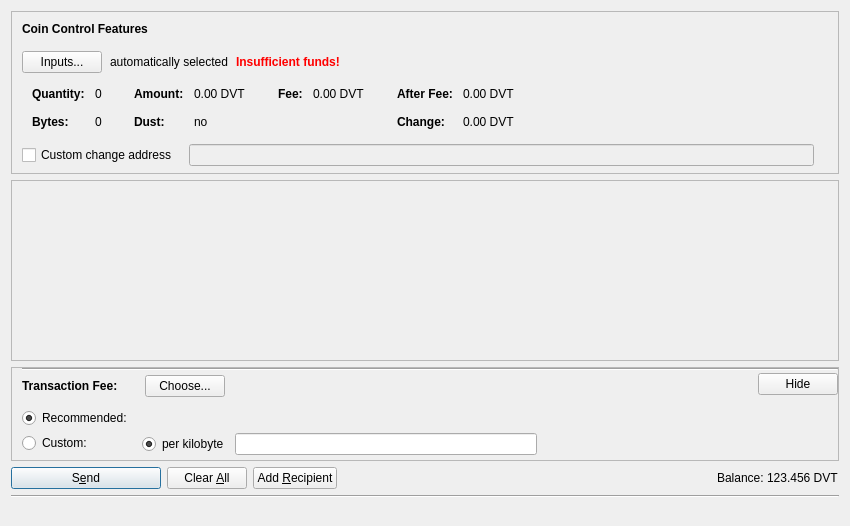
<?xml version="1.0" encoding="UTF-8"?>
<ui version="4.0">
 <class>SendCoinsDialog</class>
 <widget class="QDialog" name="SendCoinsDialog">
  <property name="geometry">
   <rect>
    <x>0</x>
    <y>0</y>
    <width>850</width>
    <height>526</height>
   </rect>
  </property>
  <property name="windowTitle">
   <string>Send Coins</string>
  </property>
  <layout class="QVBoxLayout" name="verticalLayout" stretch="0,1,0,0">
   <property name="bottomMargin">
    <number>8</number>
   </property>
   <item>
    <widget class="QFrame" name="frameCoinControl">
     <property name="sizePolicy">
      <sizepolicy hsizetype="Expanding" vsizetype="Expanding">
       <horstretch>0</horstretch>
       <verstretch>0</verstretch>
      </sizepolicy>
     </property>
     <property name="maximumSize">
      <size>
       <width>16777215</width>
       <height>16777215</height>
      </size>
     </property>
     <property name="frameShape">
      <enum>QFrame::StyledPanel</enum>
     </property>
     <property name="frameShadow">
      <enum>QFrame::Sunken</enum>
     </property>
     <layout class="QVBoxLayout" name="verticalLayoutCoinControl2">
      <property name="spacing">
       <number>0</number>
      </property>
      <property name="leftMargin">
       <number>0</number>
      </property>
      <property name="topMargin">
       <number>0</number>
      </property>
      <property name="rightMargin">
       <number>0</number>
      </property>
      <property name="bottomMargin">
       <number>6</number>
      </property>
      <item>
       <layout class="QVBoxLayout" name="verticalLayoutCoinControl" stretch="0,0,0,0,1">
        <property name="spacing">
         <number>0</number>
        </property>
        <property name="leftMargin">
         <number>10</number>
        </property>
        <property name="topMargin">
         <number>10</number>
        </property>
        <item>
         <layout class="QHBoxLayout" name="horizontalLayoutCoinControl1">
          <property name="bottomMargin">
           <number>15</number>
          </property>
          <item>
           <widget class="QLabel" name="labelCoinControlFeatures">
            <property name="sizePolicy">
             <sizepolicy hsizetype="Preferred" vsizetype="Maximum">
              <horstretch>0</horstretch>
              <verstretch>0</verstretch>
             </sizepolicy>
            </property>
            <property name="font">
             <font>
              <weight>75</weight>
              <bold>true</bold>
             </font>
            </property>
            <property name="styleSheet">
             <string notr="true">font-weight:bold;</string>
            </property>
            <property name="text">
             <string>Coin Control Features</string>
            </property>
           </widget>
          </item>
         </layout>
        </item>
        <item>
         <layout class="QHBoxLayout" name="horizontalLayoutCoinControl2" stretch="0,0,0,0">
          <property name="spacing">
           <number>8</number>
          </property>
          <property name="bottomMargin">
           <number>10</number>
          </property>
          <item>
           <widget class="QPushButton" name="pushButtonCoinControl">
            <property name="styleSheet">
             <string notr="true"/>
            </property>
            <property name="text">
             <string>Inputs...</string>
            </property>
            <property name="autoDefault">
             <bool>false</bool>
            </property>
           </widget>
          </item>
          <item>
           <widget class="QLabel" name="labelCoinControlAutomaticallySelected">
            <property name="text">
             <string>automatically selected</string>
            </property>
            <property name="margin">
             <number>5</number>
            </property>
           </widget>
          </item>
          <item>
           <widget class="QLabel" name="labelCoinControlInsuffFunds">
            <property name="font">
             <font>
              <weight>75</weight>
              <bold>true</bold>
             </font>
            </property>
            <property name="styleSheet">
             <string notr="true">color:red;font-weight:bold;</string>
            </property>
            <property name="text">
             <string>Insufficient funds!</string>
            </property>
            <property name="margin">
             <number>5</number>
            </property>
           </widget>
          </item>
          <item>
           <spacer name="horizontalSpacerCoinControl">
            <property name="orientation">
             <enum>Qt::Horizontal</enum>
            </property>
            <property name="sizeHint" stdset="0">
             <size>
              <width>40</width>
              <height>1</height>
             </size>
            </property>
           </spacer>
          </item>
         </layout>
        </item>
        <item>
         <widget class="QWidget" name="widgetCoinControl" native="true">
          <property name="sizePolicy">
           <sizepolicy hsizetype="Preferred" vsizetype="Preferred">
            <horstretch>0</horstretch>
            <verstretch>0</verstretch>
           </sizepolicy>
          </property>
          <property name="minimumSize">
           <size>
            <width>0</width>
            <height>0</height>
           </size>
          </property>
          <property name="styleSheet">
           <string notr="true"/>
          </property>
          <layout class="QHBoxLayout" name="horizontalLayoutCoinControl5">
           <property name="leftMargin">
            <number>0</number>
           </property>
           <property name="topMargin">
            <number>0</number>
           </property>
           <property name="rightMargin">
            <number>0</number>
           </property>
           <property name="bottomMargin">
            <number>0</number>
           </property>
           <item>
            <layout class="QHBoxLayout" name="horizontalLayoutCoinControl3" stretch="0,0,0,1">
             <property name="spacing">
              <number>20</number>
             </property>
             <property name="topMargin">
              <number>0</number>
             </property>
             <property name="bottomMargin">
              <number>10</number>
             </property>
             <item>
              <layout class="QFormLayout" name="formLayoutCoinControl1">
               <property name="horizontalSpacing">
                <number>10</number>
               </property>
               <property name="verticalSpacing">
                <number>14</number>
               </property>
               <property name="leftMargin">
                <number>10</number>
               </property>
               <property name="topMargin">
                <number>4</number>
               </property>
               <property name="rightMargin">
                <number>6</number>
               </property>
               <item row="0" column="0">
                <widget class="QLabel" name="labelCoinControlQuantityText">
                 <property name="font">
                  <font>
                   <weight>75</weight>
                   <bold>true</bold>
                  </font>
                 </property>
                 <property name="text">
                  <string>Quantity:</string>
                 </property>
                 <property name="margin">
                  <number>0</number>
                 </property>
                </widget>
               </item>
               <item row="0" column="1">
                <widget class="QLabel" name="labelCoinControlQuantity">
                 <property name="cursor">
                  <cursorShape>IBeamCursor</cursorShape>
                 </property>
                 <property name="contextMenuPolicy">
                  <enum>Qt::ActionsContextMenu</enum>
                 </property>
                 <property name="text">
                  <string notr="true">0</string>
                 </property>
                 <property name="margin">
                  <number>0</number>
                 </property>
                 <property name="textInteractionFlags">
                  <set>Qt::LinksAccessibleByMouse|Qt::TextSelectableByKeyboard|Qt::TextSelectableByMouse</set>
                 </property>
                </widget>
               </item>
               <item row="1" column="0">
                <widget class="QLabel" name="labelCoinControlBytesText">
                 <property name="font">
                  <font>
                   <weight>75</weight>
                   <bold>true</bold>
                  </font>
                 </property>
                 <property name="text">
                  <string>Bytes:</string>
                 </property>
                </widget>
               </item>
               <item row="1" column="1">
                <widget class="QLabel" name="labelCoinControlBytes">
                 <property name="cursor">
                  <cursorShape>IBeamCursor</cursorShape>
                 </property>
                 <property name="contextMenuPolicy">
                  <enum>Qt::ActionsContextMenu</enum>
                 </property>
                 <property name="text">
                  <string notr="true">0</string>
                 </property>
                 <property name="textInteractionFlags">
                  <set>Qt::LinksAccessibleByMouse|Qt::TextSelectableByKeyboard|Qt::TextSelectableByMouse</set>
                 </property>
                </widget>
               </item>
              </layout>
             </item>
             <item>
              <layout class="QFormLayout" name="formLayoutCoinControl2">
               <property name="horizontalSpacing">
                <number>10</number>
               </property>
               <property name="verticalSpacing">
                <number>14</number>
               </property>
               <property name="leftMargin">
                <number>6</number>
               </property>
               <property name="topMargin">
                <number>4</number>
               </property>
               <property name="rightMargin">
                <number>6</number>
               </property>
               <item row="0" column="0">
                <widget class="QLabel" name="labelCoinControlAmountText">
                 <property name="font">
                  <font>
                   <weight>75</weight>
                   <bold>true</bold>
                  </font>
                 </property>
                 <property name="text">
                  <string>Amount:</string>
                 </property>
                 <property name="margin">
                  <number>0</number>
                 </property>
                </widget>
               </item>
               <item row="0" column="1">
                <widget class="QLabel" name="labelCoinControlAmount">
                 <property name="cursor">
                  <cursorShape>IBeamCursor</cursorShape>
                 </property>
                 <property name="contextMenuPolicy">
                  <enum>Qt::ActionsContextMenu</enum>
                 </property>
                 <property name="text">
                  <string notr="true">0.00 DVT</string>
                 </property>
                 <property name="textInteractionFlags">
                  <set>Qt::LinksAccessibleByMouse|Qt::TextSelectableByKeyboard|Qt::TextSelectableByMouse</set>
                 </property>
                </widget>
               </item>
               <item row="1" column="0">
                <widget class="QLabel" name="labelCoinControlLowOutputText">
                 <property name="font">
                  <font>
                   <weight>75</weight>
                   <bold>true</bold>
                  </font>
                 </property>
                 <property name="text">
                  <string>Dust:</string>
                 </property>
                </widget>
               </item>
               <item row="1" column="1">
                <widget class="QLabel" name="labelCoinControlLowOutput">
                 <property name="cursor">
                  <cursorShape>IBeamCursor</cursorShape>
                 </property>
                 <property name="contextMenuPolicy">
                  <enum>Qt::ActionsContextMenu</enum>
                 </property>
                 <property name="text">
                  <string notr="true">no</string>
                 </property>
                 <property name="textInteractionFlags">
                  <set>Qt::LinksAccessibleByMouse|Qt::TextSelectableByKeyboard|Qt::TextSelectableByMouse</set>
                 </property>
                </widget>
               </item>
              </layout>
             </item>
             <item>
              <layout class="QFormLayout" name="formLayoutCoinControl3">
               <property name="horizontalSpacing">
                <number>10</number>
               </property>
               <property name="verticalSpacing">
                <number>14</number>
               </property>
               <property name="leftMargin">
                <number>6</number>
               </property>
               <property name="topMargin">
                <number>4</number>
               </property>
               <property name="rightMargin">
                <number>6</number>
               </property>
               <item row="0" column="0">
                <widget class="QLabel" name="labelCoinControlFeeText">
                 <property name="font">
                  <font>
                   <weight>75</weight>
                   <bold>true</bold>
                  </font>
                 </property>
                 <property name="text">
                  <string>Fee:</string>
                 </property>
                 <property name="margin">
                  <number>0</number>
                 </property>
                </widget>
               </item>
               <item row="0" column="1">
                <widget class="QLabel" name="labelCoinControlFee">
                 <property name="cursor">
                  <cursorShape>IBeamCursor</cursorShape>
                 </property>
                 <property name="contextMenuPolicy">
                  <enum>Qt::ActionsContextMenu</enum>
                 </property>
                 <property name="text">
                  <string notr="true">0.00 DVT</string>
                 </property>
                 <property name="textInteractionFlags">
                  <set>Qt::LinksAccessibleByMouse|Qt::TextSelectableByKeyboard|Qt::TextSelectableByMouse</set>
                 </property>
                </widget>
               </item>
              </layout>
             </item>
             <item>
              <layout class="QFormLayout" name="formLayoutCoinControl4">
               <property name="horizontalSpacing">
                <number>10</number>
               </property>
               <property name="verticalSpacing">
                <number>14</number>
               </property>
               <property name="leftMargin">
                <number>6</number>
               </property>
               <property name="topMargin">
                <number>4</number>
               </property>
               <property name="rightMargin">
                <number>6</number>
               </property>
               <item row="0" column="0">
                <widget class="QLabel" name="labelCoinControlAfterFeeText">
                 <property name="font">
                  <font>
                   <weight>75</weight>
                   <bold>true</bold>
                  </font>
                 </property>
                 <property name="text">
                  <string>After Fee:</string>
                 </property>
                 <property name="margin">
                  <number>0</number>
                 </property>
                </widget>
               </item>
               <item row="0" column="1">
                <widget class="QLabel" name="labelCoinControlAfterFee">
                 <property name="cursor">
                  <cursorShape>IBeamCursor</cursorShape>
                 </property>
                 <property name="contextMenuPolicy">
                  <enum>Qt::ActionsContextMenu</enum>
                 </property>
                 <property name="text">
                  <string notr="true">0.00 DVT</string>
                 </property>
                 <property name="textInteractionFlags">
                  <set>Qt::LinksAccessibleByMouse|Qt::TextSelectableByKeyboard|Qt::TextSelectableByMouse</set>
                 </property>
                </widget>
               </item>
               <item row="1" column="0">
                <widget class="QLabel" name="labelCoinControlChangeText">
                 <property name="font">
                  <font>
                   <weight>75</weight>
                   <bold>true</bold>
                  </font>
                 </property>
                 <property name="text">
                  <string>Change:</string>
                 </property>
                </widget>
               </item>
               <item row="1" column="1">
                <widget class="QLabel" name="labelCoinControlChange">
                 <property name="cursor">
                  <cursorShape>IBeamCursor</cursorShape>
                 </property>
                 <property name="contextMenuPolicy">
                  <enum>Qt::ActionsContextMenu</enum>
                 </property>
                 <property name="text">
                  <string notr="true">0.00 DVT</string>
                 </property>
                 <property name="textInteractionFlags">
                  <set>Qt::LinksAccessibleByMouse|Qt::TextSelectableByKeyboard|Qt::TextSelectableByMouse</set>
                 </property>
                </widget>
               </item>
              </layout>
             </item>
            </layout>
           </item>
          </layout>
         </widget>
        </item>
        <item>
         <layout class="QHBoxLayout" name="horizontalLayoutCoinControl4" stretch="0,0,0">
          <property name="spacing">
           <number>12</number>
          </property>
          <property name="sizeConstraint">
           <enum>QLayout::SetDefaultConstraint</enum>
          </property>
          <property name="topMargin">
           <number>5</number>
          </property>
          <property name="rightMargin">
           <number>5</number>
          </property>
          <item>
           <widget class="QCheckBox" name="checkBoxCoinControlChange">
            <property name="toolTip">
             <string>If this is activated, but the change address is empty or invalid, change will be sent to a newly generated address.</string>
            </property>
            <property name="text">
             <string>Custom change address</string>
            </property>
           </widget>
          </item>
          <item>
           <widget class="QValidatedLineEdit" name="lineEditCoinControlChange">
            <property name="enabled">
             <bool>false</bool>
            </property>
            <property name="sizePolicy">
             <sizepolicy hsizetype="Expanding" vsizetype="Fixed">
              <horstretch>0</horstretch>
              <verstretch>0</verstretch>
             </sizepolicy>
            </property>
           </widget>
          </item>
          <item>
           <widget class="QLabel" name="labelCoinControlChangeLabel">
            <property name="sizePolicy">
             <sizepolicy hsizetype="Preferred" vsizetype="Expanding">
              <horstretch>0</horstretch>
              <verstretch>0</verstretch>
             </sizepolicy>
            </property>
            <property name="minimumSize">
             <size>
              <width>0</width>
              <height>0</height>
             </size>
            </property>
            <property name="text">
             <string/>
            </property>
            <property name="margin">
             <number>3</number>
            </property>
           </widget>
          </item>
         </layout>
        </item>
        <item>
         <spacer name="verticalSpacerCoinControl">
          <property name="orientation">
           <enum>Qt::Vertical</enum>
          </property>
          <property name="sizeHint" stdset="0">
           <size>
            <width>800</width>
            <height>1</height>
           </size>
          </property>
         </spacer>
        </item>
       </layout>
      </item>
     </layout>
    </widget>
   </item>
   <item>
    <widget class="QScrollArea" name="scrollArea">
     <property name="widgetResizable">
      <bool>true</bool>
     </property>
     <widget class="QWidget" name="scrollAreaWidgetContents">
      <property name="geometry">
       <rect>
        <x>0</x>
        <y>0</y>
        <width>830</width>
        <height>104</height>
       </rect>
      </property>
      <layout class="QVBoxLayout" name="verticalLayout_2" stretch="0,1">
       <property name="leftMargin">
        <number>0</number>
       </property>
       <property name="topMargin">
        <number>0</number>
       </property>
       <property name="rightMargin">
        <number>0</number>
       </property>
       <property name="bottomMargin">
        <number>0</number>
       </property>
       <item>
        <layout class="QVBoxLayout" name="entries">
         <property name="spacing">
          <number>6</number>
         </property>
        </layout>
       </item>
       <item>
        <spacer name="verticalSpacer">
         <property name="orientation">
          <enum>Qt::Vertical</enum>
         </property>
         <property name="sizeHint" stdset="0">
          <size>
           <width>20</width>
           <height>40</height>
          </size>
         </property>
        </spacer>
       </item>
      </layout>
     </widget>
    </widget>
   </item>
   <item>
    <widget class="QFrame" name="frameFee">
     <property name="sizePolicy">
      <sizepolicy hsizetype="Expanding" vsizetype="Expanding">
       <horstretch>0</horstretch>
       <verstretch>0</verstretch>
      </sizepolicy>
     </property>
     <property name="maximumSize">
      <size>
       <width>16777215</width>
       <height>16777215</height>
      </size>
     </property>
     <property name="frameShape">
      <enum>QFrame::StyledPanel</enum>
     </property>
     <property name="frameShadow">
      <enum>QFrame::Sunken</enum>
     </property>
     <layout class="QVBoxLayout" name="verticalLayoutFee1">
      <property name="spacing">
       <number>0</number>
      </property>
      <property name="leftMargin">
       <number>0</number>
      </property>
      <property name="topMargin">
       <number>0</number>
      </property>
      <property name="rightMargin">
       <number>0</number>
      </property>
      <property name="bottomMargin">
       <number>0</number>
      </property>
      <item>
       <layout class="QVBoxLayout" name="verticalLayoutFee2" stretch="0,0,0">
        <property name="spacing">
         <number>0</number>
        </property>
        <property name="leftMargin">
         <number>10</number>
        </property>
        <property name="topMargin">
         <number>0</number>
        </property>
         <item>
              <widget class="Line" name="lineb">
                  <property name="orientation">
                    <enum>Qt::Horizontal</enum>
                  </property>
              </widget>
          </item>
        <item>
         <layout class="QHBoxLayout" name="horizontalLayoutFee1">
          <property name="bottomMargin">
           <number>0</number>
          </property>
          <item>
           <layout class="QVBoxLayout" name="verticalLayoutFee7">
            <property name="spacing">
             <number>0</number>
            </property>
            <item>
             <spacer name="verticalSpacerSmartFee">
              <property name="orientation">
               <enum>Qt::Vertical</enum>
              </property>
              <property name="sizeType">
               <enum>QSizePolicy::Fixed</enum>
              </property>
              <property name="sizeHint" stdset="0">
               <size>
                <width>1</width>
                <height>4</height>
               </size>
              </property>
             </spacer>
            </item>
            <item>
             <layout class="QHBoxLayout" name="horizontalLayoutSmartFee">
              <property name="spacing">
               <number>10</number>
              </property>
              <item>
               <widget class="QLabel" name="labelFeeHeadline">
                <property name="sizePolicy">
                 <sizepolicy hsizetype="Preferred" vsizetype="Maximum">
                  <horstretch>0</horstretch>
                  <verstretch>0</verstretch>
                 </sizepolicy>
                </property>
                <property name="font">
                 <font>
                  <weight>75</weight>
                  <bold>true</bold>
                 </font>
                </property>
                <property name="styleSheet">
                 <string notr="true">font-weight:bold;</string>
                </property>
                <property name="text">
                 <string>Transaction Fee:</string>
                </property>
               </widget>
              </item>
              <item>
               <widget class="QLabel" name="labelFeeMinimized">
                <property name="text">
                 <string/>
                </property>
               </widget>
              </item>
              <item>
               <widget class="QPushButton" name="buttonChooseFee">
                <property name="text">
                 <string>Choose...</string>
                </property>
               </widget>
              </item>
             </layout>
            </item>
            <item>
             <spacer name="verticalSpacer_5">
              <property name="orientation">
               <enum>Qt::Vertical</enum>
              </property>
              <property name="sizeHint" stdset="0">
               <size>
                <width>1</width>
                <height>1</height>
               </size>
              </property>
             </spacer>
            </item>
           </layout>
          </item>
          <item>
           <spacer name="horizontalSpacer_4">
            <property name="orientation">
             <enum>Qt::Horizontal</enum>
            </property>
            <property name="sizeHint" stdset="0">
             <size>
              <width>40</width>
              <height>20</height>
             </size>
            </property>
           </spacer>
          </item>
          <item>
           <widget class="QPushButton" name="buttonMinimizeFee">
            <property name="toolTip">
             <string>collapse fee-settings</string>
            </property>
            <property name="text">
             <string>Hide</string>
            </property>
           </widget>
          </item>
         </layout>
        </item>
        <item>
         <widget class="QFrame" name="frameFeeSelection">
          <layout class="QVBoxLayout" name="verticalLayoutFee12">
           <property name="spacing">
            <number>0</number>
           </property>
           <property name="leftMargin">
            <number>0</number>
           </property>
           <property name="topMargin">
            <number>0</number>
           </property>
           <property name="rightMargin">
            <number>0</number>
           </property>
           <property name="bottomMargin">
            <number>0</number>
           </property>
           <item>
            <layout class="QGridLayout" name="gridLayoutFee">
             <property name="topMargin">
              <number>10</number>
             </property>
             <property name="bottomMargin">
              <number>4</number>
             </property>
             <property name="horizontalSpacing">
              <number>10</number>
             </property>
             <property name="verticalSpacing">
              <number>4</number>
             </property>
             <item row="1" column="1">
              <layout class="QVBoxLayout" name="verticalLayoutFee8">
               <property name="spacing">
                <number>6</number>
               </property>
               <item>
                <layout class="QHBoxLayout" name="horizontalLayoutFee13">
                 <item>
                  <widget class="QRadioButton" name="radioCustomPerKilobyte">
                   <property name="toolTip">
                    <string>If the custom fee is set to 1000 satoshis and the transaction is only 250 bytes, then &quot;per kilobyte&quot; only pays 250 satoshis in fee, while &quot;total at least&quot; pays 1000 satoshis. For transactions bigger than a kilobyte both pay by kilobyte.</string>
                   </property>
                   <property name="text">
                    <string>per kilobyte</string>
                   </property>
                   <property name="checked">
                    <bool>true</bool>
                   </property>
                   <attribute name="buttonGroup">
                    <string notr="true">groupCustomFee</string>
                   </attribute>
                  </widget>
                 </item>
                 <item>
                  <widget class="BitcoinAmountField" name="customFee"/>
                 </item>
                 <item>
                  <spacer name="horizontalSpacer_6">
                   <property name="orientation">
                    <enum>Qt::Horizontal</enum>
                   </property>
                   <property name="sizeHint" stdset="0">
                    <size>
                     <width>1</width>
                     <height>1</height>
                    </size>
                   </property>
                  </spacer>
                 </item>
                </layout>
               </item>
          <!--      <item>
                <layout class="QHBoxLayout" name="horizontalLayoutFee8">
                 <item>
                  <widget class="QCheckBox" name="checkBoxMinimumFee">
                   <property name="toolTip">
                    <string>Paying only the minimum fee is just fine as long as there is less transaction volume than space in the blocks. But be aware that this can end up in a never confirming transaction once there is more demand for bitcoin transactions than the network can process.</string>
                   </property>
                   <property name="text">
                    <string/>
                   </property>
                  </widget>
                 </item>
                 <item>
                  <widget class="QLabel" name="labelMinFeeWarning">
                   <property name="enabled">
                    <bool>true</bool>
                   </property>
                   <property name="toolTip">
                    <string>Paying only the minimum fee is just fine as long as there is less transaction volume than space in the blocks. But be aware that this can end up in a never confirming transaction once there is more demand for bitcoin transactions than the network can process.</string>
                   </property>
                   <property name="text">
                    <string>(read the tooltip)</string>
                   </property>
                   <property name="margin">
                    <number>5</number>
                   </property>
                  </widget>
                 </item>
                 <item>
                  <spacer name="horizontalSpacer_2">
                   <property name="orientation">
                    <enum>Qt::Horizontal</enum>
                   </property>
                   <property name="sizeHint" stdset="0">
                    <size>
                     <width>1</width>
                     <height>1</height>
                    </size>
                   </property>
                  </spacer>
                 </item>
                </layout>
               </item>  -->
              </layout>
             </item> 
             <item row="0" column="0">
              <layout class="QVBoxLayout" name="verticalLayoutFee4" stretch="0,1">
               <item>
                <widget class="QRadioButton" name="radioSmartFee">
                 <property name="text">
                  <string>Recommended:</string>
                 </property>
                 <property name="checked">
                  <bool>true</bool>
                 </property>
                 <attribute name="buttonGroup">
                  <string notr="true">groupFee</string>
                 </attribute>
                </widget>
               </item>
               <item>
                <spacer name="verticalSpacer_2">
                 <property name="orientation">
                  <enum>Qt::Vertical</enum>
                 </property>
                 <property name="sizeHint" stdset="0">
                  <size>
                   <width>1</width>
                   <height>1</height>
                  </size>
                 </property>
                </spacer>
               </item>
              </layout>
             </item>
              <item row="1" column="0">
              <layout class="QVBoxLayout" name="verticalLayoutFee9" stretch="0,1">
               <item>
                <widget class="QRadioButton" name="radioCustomFee">
                 <property name="text">
                  <string>Custom:</string>
                 </property>
                 <attribute name="buttonGroup">
                  <string notr="true">groupFee</string>
                 </attribute>
                </widget>
               </item>
               <item>
                <spacer name="verticalSpacer_6">
                 <property name="orientation">
                  <enum>Qt::Vertical</enum>
                 </property>
                 <property name="sizeHint" stdset="0">
                  <size>
                   <width>1</width>
                   <height>1</height>
                  </size>
                 </property>
                </spacer>
               </item>
              </layout>
             </item>
             <item row="0" column="1">
              <layout class="QVBoxLayout" name="verticalLayoutFee3" stretch="0,0,1">
               <property name="spacing">
                <number>6</number>
               </property>
               <property name="topMargin">
                <number>2</number>
               </property>
               <item>
                <layout class="QHBoxLayout" name="horizontalLayoutFee12">
                 <item>
                  <widget class="QLabel" name="labelSmartFee">
                   <property name="text">
                    <string/>
                   </property>
                   <property name="margin">
                    <number>2</number>
                   </property>
                  </widget>
                 </item>
                 <item>
                  <widget class="QLabel" name="labelFeeEstimation">
                   <property name="text">
                    <string/>
                   </property>
                  </widget>
                 </item>
            <!--      <item>
                  <widget class="QLabel" name="labelSmartFee2">
                   <property name="text">
                    <string>(Smart fee not initialized yet. This usually takes a few blocks...)</string>
                   </property>
                   <property name="margin">
                    <number>2</number>
                   </property>
                  </widget>
                 </item> -->
                 <item>
                  <spacer name="horizontalSpacer_5">
                   <property name="orientation">
                    <enum>Qt::Horizontal</enum>
                   </property>
                   <property name="sizeHint" stdset="0">
                    <size>
                     <width>1</width>
                     <height>1</height>
                    </size>
                   </property>
                  </spacer>
                 </item>
                </layout>
               </item>
               <item>
                <spacer name="verticalSpacer_4">
                 <property name="orientation">
                  <enum>Qt::Vertical</enum>
                 </property>
                 <property name="sizeHint" stdset="0">
                  <size>
                   <width>1</width>
                   <height>1</height>
                  </size>
                 </property>
                </spacer>
               </item>
              </layout>
             </item>
            </layout>
           </item>
          </layout>
         </widget>
        </item>
        <item>
         <spacer name="verticalSpacerFee">
          <property name="orientation">
           <enum>Qt::Vertical</enum>
          </property>
          <property name="sizeHint" stdset="0">
           <size>
            <width>800</width>
            <height>1</height>
           </size>
          </property>
         </spacer>
        </item>
       </layout>
      </item>
     </layout>
    </widget>
   </item>
   <item>
    <layout class="QHBoxLayout" name="horizontalLayout">
     <item>
      <widget class="QPushButton" name="sendButton">
       <property name="minimumSize">
        <size>
         <width>150</width>
         <height>0</height>
        </size>
       </property>
       <property name="toolTip">
        <string>Confirm the send action</string>
       </property>
       <property name="text">
        <string>S&amp;end</string>
       </property>
       <property name="icon">
        <iconset resource="../bitcoin.qrc">
         <normaloff>:/icons/send</normaloff>:/icons/send</iconset>
       </property>
       <property name="autoDefault">
        <bool>false</bool>
       </property>
       <property name="default">
        <bool>true</bool>
       </property>
      </widget>
     </item>
     <item>
      <widget class="QPushButton" name="clearButton">
       <property name="sizePolicy">
        <sizepolicy hsizetype="Minimum" vsizetype="Fixed">
         <horstretch>0</horstretch>
         <verstretch>0</verstretch>
        </sizepolicy>
       </property>
       <property name="toolTip">
        <string>Clear all fields of the form.</string>
       </property>
       <property name="text">
        <string>Clear &amp;All</string>
       </property>
       <property name="icon">
        <iconset resource="../bitcoin.qrc">
         <normaloff>:/icons/remove</normaloff>:/icons/remove</iconset>
       </property>
       <property name="autoDefault">
        <bool>false</bool>
       </property>
      </widget>
     </item>
     <item>
      <widget class="QPushButton" name="addButton">
       <property name="toolTip">
        <string>Send to multiple recipients at once</string>
       </property>
       <property name="text">
        <string>Add &amp;Recipient</string>
       </property>
       <property name="icon">
        <iconset resource="../bitcoin.qrc">
         <normaloff>:/icons/add</normaloff>:/icons/add</iconset>
       </property>
       <property name="autoDefault">
        <bool>false</bool>
       </property>
      </widget>
     </item>
     <item>
      <spacer name="horizontalSpacer">
       <property name="orientation">
        <enum>Qt::Horizontal</enum>
       </property>
       <property name="sizeHint" stdset="0">
        <size>
         <width>40</width>
         <height>20</height>
        </size>
       </property>
      </spacer>
     </item>
     <item>
      <layout class="QHBoxLayout" name="horizontalLayout_2">
       <property name="spacing">
        <number>3</number>
       </property>
       <item>
        <widget class="QLabel" name="label">
         <property name="sizePolicy">
          <sizepolicy hsizetype="Preferred" vsizetype="Fixed">
           <horstretch>0</horstretch>
           <verstretch>0</verstretch>
          </sizepolicy>
         </property>
         <property name="text">
          <string>Balance:</string>
         </property>
        </widget>
       </item>
       <item>
        <widget class="QLabel" name="labelBalance">
         <property name="sizePolicy">
          <sizepolicy hsizetype="Preferred" vsizetype="Fixed">
           <horstretch>0</horstretch>
           <verstretch>0</verstretch>
          </sizepolicy>
         </property>
         <property name="cursor">
          <cursorShape>IBeamCursor</cursorShape>
         </property>
         <property name="text">
          <string notr="true">123.456 DVT</string>
         </property>
         <property name="textInteractionFlags">
          <set>Qt::LinksAccessibleByMouse|Qt::TextSelectableByKeyboard|Qt::TextSelectableByMouse</set>
         </property>
        </widget>
       </item>
      </layout>
     </item>
    </layout>
   </item>
  <item>
      <widget class="Line" name="lineb1">
        <property name="orientation">
          <enum>Qt::Horizontal</enum>
        </property>
      </widget>
    </item>
    <item>
      <spacer name="verticalBottomSpacer">
       <property name="orientation">
        <enum>Qt::Vertical</enum>
       </property>
       <property name="sizeHint" stdset="0">
        <size>
         <width>40</width>
         <height>20</height>
        </size>
       </property>
      </spacer>
     </item>
  </layout>
 </widget>
 <customwidgets>
  <customwidget>
   <class>QValidatedLineEdit</class>
   <extends>QLineEdit</extends>
   <header>qvalidatedlineedit.h</header>
  </customwidget>
  <customwidget>
   <class>BitcoinAmountField</class>
   <extends>QLineEdit</extends>
   <header>bitcoinamountfield.h</header>
   <container>1</container>
  </customwidget>
 </customwidgets>
 <resources>
  <include location="../bitcoin.qrc"/>
 </resources>
 <connections/>
 <buttongroups>
  <buttongroup name="groupFee"/>
  <buttongroup name="groupCustomFee"/>
 </buttongroups>
</ui>
